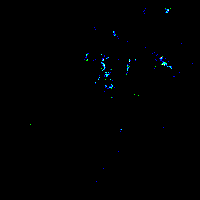
#> input picture _pyfibre/addons/shg_pl_trans/tests/fixtures/test-pyfibre-pl-Stack.tif, 200 x 200 px; its folder holds only this picture in this run
$ python -i extraction.py   (imports and definitions only)   (older library calls are emulated)
#> lines starting #> are read from the running program, lines starting #| are printed output that depends on the picture; after the words box and inside, x2 and y2 are one past the last pixel; in counts of white or black regions, pixels touching at a corner belong together
### pyfibre/tools/preprocessing.py
"""
PyFibre
Preprocessing Library

Created by: Frank Longford
Created on: 18/02/2019

Last Modified: 18/02/2019
"""
import logging
import numpy as np

from skimage.restoration import denoise_nl_means, estimate_sigma
from skimage.exposure import rescale_intensity

logger = logging.getLogger(__name__)


# [27 lines left out: function clip_intensities, not called in this run]


def nl_means(image, p_denoise=(5, 35)):
	"""
	Non-local means denoise algorithm using estimate of Gaussian noise

	Parameters
	----------

	image:  array_like (float); shape=(n_y, n_x)
		Image to pre-process

	p_denoise: tuple (float); shape=(2,)
		Parameters for non-linear means denoise algorithm (used to remove noise)

	Returns
	-------

	image:  array_like (float); shape=(n_y, n_x)
		Pre-processed image

	"""

	sigma = estimate_sigma(image)
	image = denoise_nl_means(image, patch_size=p_denoise[0], patch_distance=p_denoise[1],
				fast_mode=True, h = 1.2 * sigma, sigma=sigma, multichannel=False)

	return image

### pyfibre/tools/filters.py
import numpy as np

from scipy.ndimage.filters import gaussian_filter

from skimage.feature import structure_tensor, hessian_matrix
from skimage.filters import apply_hysteresis_threshold, sato
from skimage.filters import threshold_li, threshold_isodata, threshold_mean


# [4 lines left out: function gaussian, not called in this run]


def tubeness(image, sigma_max=3):

	"""
	H_elems = hessian_matrix(image, order="xy", sigma=sigma, mode='reflect')
	H_eigen = hessian_matrix_eigvals(H_elems)
	tube = np.where(H_eigen[1] < 0, abs(H_eigen[1]), 0)
	"""

	tube = sato(image, sigmas=range(1, sigma_max+1), black_ridges=False)

	return tube


def hysteresis(image, alpha=1.0):
	""

	low = np.min([alpha * threshold_mean(image), threshold_li(image)])
	high = threshold_isodata(image)

	threshold = apply_hysteresis_threshold(image, low, high)

	return threshold


# [190 lines left out: functions derivatives, form_nematic_tensor, form_structure_tensor, form_hessian_tensor, get_curvature, not called in this run]

### pyfibre/utilities.py
"""
ColECM: Collagen ExtraCellular Matrix Simulation
UTILITIES ROUTINE

Created by: Frank Longford
Created on: 01/11/2015

Last Modified: 12/04/2018
"""
from functools import wraps
import logging
import time
from stevedore import ExtensionManager

import numpy as np

logger = logging.getLogger(__name__)

SQRT3 = np.sqrt(3)

SQRT2 = np.sqrt(2)

SQRTPI = np.sqrt(np.pi)

IMAGE_MAX = 255.99999


class NoiseError(Exception):

    # [5 lines left out: function __init__, not called in this run]


class NotSupportedError(Exception):

    message = "Method not supported by class"


# [12 lines left out: function logo, not called in this run]


def numpy_remove(list1, list2):
    """
    numpy_remove(list1, list2)

    Deletes overlapping elements of list2 from list1
    """

    return np.delete(list1, np.where(np.isin(list1, list2)))


# [55 lines left out: functions unit_vector, label_set, nanmean, not called in this run]


def ring(image, index, sizes, value):

    index = np.array(index)
    sizes = np.array(sizes)

    for size in sizes:
        indices = np.concatenate((index - size, index + size))

        if indices[0] >= 0:
            start = max([indices[1], 0])
            end = min([indices[3], image.shape[1]]) + 1
            image[indices[0], start: end] = value

        if indices[2] < image.shape[0]:
            start = max([indices[1], 0])
            end = min([indices[3], image.shape[1]]) + 1
            image[indices[2], start: end] = value

        if indices[1] >= 0:
            start = max([indices[0], 0])
            end = min([indices[2], image.shape[0]]) + 1
            image[start: end, indices[1]] = value

        if indices[3] < image.shape[1]:
            start = max([indices[0], 0])
            end = min([indices[2], image.shape[0]]) + 1
            image[start: end, indices[3]] = value

    return image


def clear_border(image, thickness=1):

    for i in range(thickness):
        image[:, 0 + i] = 0
        image[0 + i, :] = 0
        image[:, -(1 + i)] = 0
        image[-(1 + i), :] = 0

    return image


# [77 lines left out: functions flatten_list, matrix_split, load_plugins, log_time, not called in this run]

### pyfibre/tools/extraction.py
import networkx as nx
import numpy as np
import time
import logging

from scipy.spatial.distance import cdist
from scipy.ndimage import distance_transform_edt
from scipy.ndimage.filters import gaussian_filter

from skimage.morphology import local_maxima, remove_small_objects
from skimage.transform import rescale
from skimage.exposure import equalize_adapthist

from pyfibre.utilities import ring, numpy_remove, clear_border
from pyfibre.tools.filters import tubeness, hysteresis
from pyfibre.tools.preprocessing import nl_means

logger = logging.getLogger(__name__)


def check_2D_arrays(array1, array2, thresh=1):
    "return indices where values of array1 are within thresh distance of array2"

    array1_mat = np.tile(array1, (1, array2.shape[0]))\
                    .reshape(array1.shape[0], array2.shape[0], 2)
    array2_mat = np.tile(array2, (array1.shape[0], 1))\
                    .reshape(array1.shape[0], array2.shape[0], 2)

    diff = np.sum((array1_mat - array2_mat)**2, axis=2)
    array1_indices = np.argwhere(diff <= thresh**2)[:,0]
    array2_indices = np.argwhere(diff <= thresh**2)[:,1]

    return array1_indices, array2_indices


def distance_matrix(node_coord):
    "calculate distances between each index value of node_coord"

    node_coord_matrix = np.tile(node_coord, (node_coord.shape[0], 1))
    node_coord_matrix = node_coord_matrix.reshape(
        node_coord.shape[0], node_coord.shape[0], node_coord.shape[1])
    d_node = node_coord_matrix - np.transpose(node_coord_matrix, (1, 0, 2))
    r2_node = np.sum(d_node**2, axis=2)

    return d_node, r2_node


def reduce_coord(coord, values, thresh=1):
    """
    Find elements in coord that lie within thresh distance of eachother. Remove
    element with lowest corresponding value.
    """

    if coord.shape[0] <= 1: return coord

    thresh = np.sqrt(2 * thresh**2)
    r_coord = cdist(coord, coord)

    del_coord = np.argwhere((r_coord <= thresh) - np.identity(coord.shape[0]))
    del_coord = del_coord[np.arange(0, del_coord.shape[0], 2)]
    indices = np.stack((values[del_coord[:,0]],
                        values[del_coord[:,1]])).argmax(axis=0)
    del_coord = [a[i] for a, i in zip(del_coord, indices)]

    coord = np.delete(coord, del_coord, 0)

    return coord


def cos_sin_theta_2D(vector, r_vector):
    """
    cos_sin_theta_2D(vector, r_vector)

    Returns cosine and sine of angles of intersecting vectors betwen even and odd indicies

    Parameters
    ----------

    vector:  array_like, (float); shape=(n_vector, n_dim)
        Array of displacement vectors between connecting beads

    r_vector: array_like, (float); shape=(n_vector)
        Array of radial distances between connecting beads

    Returns
    -------

    cos_the:  array_like (float); shape=(n_vector/2)
        Cosine of the angle between each pair of displacement vectors

    sin_the: array_like (float); shape=(n_vector/2)
        Sine of the angle between each pair of displacement vectors

    r_prod: array_like (float); shape=(n_vector/2)
        Product of radial distance between each pair of displacement vectors
    """

    n_vector = vector.shape[0]
    n_dim = vector.shape[1]

    temp_vector = np.reshape(vector, (n_vector // 2, 2, n_dim))

    "Calculate |rij||rjk| product for each pair of vectors"
    r_prod = np.prod(np.reshape(r_vector, (n_vector // 2, 2)), axis = 1)

    "Form dot product of each vector pair rij*rjk in vector array corresponding to an angle"
    dot_prod = np.sum(np.prod(temp_vector, axis=1), axis=1)

    "Calculate cos(theta) for each angle"
    cos_the = dot_prod / r_prod

    return cos_the


def new_branches(image, coord, ring_filter, max_thresh=0.2):
    "Find local maxima in image within max_thresh of coord, exlcuding pixels in ring filter"

    filtered = image * ring_filter
    branch_coord = np.argwhere(local_maxima(filtered) * image >= max_thresh)
    branch_coord = reduce_coord(
        branch_coord, image[branch_coord[:, 0], branch_coord[:, 1]])

    n_branch = branch_coord.shape[0]
    branch_vector = np.tile(coord, (n_branch, 1)) - branch_coord
    branch_r = np.sqrt(np.sum(branch_vector**2, axis=1))

    return branch_coord, branch_vector, branch_r


def branch_angles(direction, branch_vector, branch_r):

    n_branch = branch_vector.shape[0]
    dir_vector = np.tile(direction, (n_branch, 1))
    dir_r = np.ones(n_branch)

    combined_vector = np.hstack((branch_vector, dir_vector)).reshape(n_branch*2, 2)
    combined_r = np.column_stack((branch_r, dir_r)).flatten()
    cos_the = cos_sin_theta_2D(combined_vector, combined_r)

    return cos_the


def transfer_edges(network, source, target):

    for node in list(network.adj[source]):
        network.remove_edge(node, source)
        if node != source:
            network.add_edge(node, target)
            network[node][target]['r'] = np.sqrt(
                ((network.nodes[target]['xy'] - network.nodes[node]['xy'])**2).sum())


class Fibre(nx.Graph):

    # [12 lines left out: function __init__, not called in this run]


def grow(fibre, image, network, tot_node_coord, lmp_thresh,
         theta_thresh, r_thresh):
    """
    Grow fibre object along network

    Parameters
    ----------

    fibre: nx.Graph
        Object of class Fibre to be grown in network
    image:  array_like, (float); shape=(nx, ny)
        Image to perform FIRE upon
    network: nx.Graph
        Networkx graph object representing fibre network
    tot_node_coord: array_like
        Array of full coordinates (x, y) of nodes in graph network
    lmp_thresh: float
        Minimum distance pixel threshold to be classed as lmp point
    theta_thresh: float
        Maximum radian deviation of new lmp from fibre trajectory
    r_thresh: float
        Maximum length of edges between nodes
    """

    nuc = network.nodes[fibre]['nuc']
    connect = list(network[fibre].keys())[0]

    start_coord = network.nodes[nuc]['xy']
    end_coord = network.nodes[fibre]['xy']

    ring_filter = ring(np.zeros(image.shape), end_coord, np.arange(2, 3), 1)
    branch_coord, branch_vector, branch_r = new_branches(image, end_coord,
                                             ring_filter, lmp_thresh)
    cos_the = branch_angles(network.nodes[fibre]['direction'], branch_vector, branch_r)
    indices = np.argwhere(abs(cos_the + 1) <= theta_thresh)

    if indices.size == 0:
        network.nodes[fibre]['growing'] = False

        if network[fibre][connect]['r'] <= r_thresh / 10:
            transfer_edges(network, fibre, connect)

        return

    branch_coord = branch_coord[indices]
    branch_vector = branch_vector[indices]
    branch_r = branch_r[indices]

    close_nodes, _ = check_2D_arrays(tot_node_coord, branch_coord, 1)
    close_nodes = numpy_remove(close_nodes, list(network[fibre].keys()))

    if close_nodes.size != 0:

        new_end = close_nodes.min()

        end_coord = network.nodes[connect]['xy']
        new_end_coord = network.nodes[new_end]['xy']

        transfer_edges(network, fibre, new_end)

        network.nodes[fibre]['growing'] = False

    else:
        index = branch_r.argmax()

        new_end_coord = branch_coord[index].flatten()
        new_end_vector = new_end_coord - network.nodes[connect]['xy']
        new_end_r = np.sqrt((new_end_vector**2).sum())

        new_dir_vector = new_end_coord - start_coord
        new_dir_r = np.sqrt((new_dir_vector**2).sum())

        if new_end_r >= r_thresh:

            new_end = network.number_of_nodes()

            network.add_node(new_end)
            network.add_edge(fibre, new_end)

            network.nodes[new_end]['xy'] = new_end_coord
            network.nodes[new_end]['nuc'] = nuc

            network[fibre][new_end]['r'] = np.sqrt(((new_end_coord - end_coord)**2).sum())
            network.nodes[new_end]['direction'] = (new_dir_vector / new_dir_r)

            network.nodes[fibre]['growing'] = False
            network.nodes[new_end]['growing'] = True

        else:
            network.nodes[fibre]['xy'] = new_end_coord
            network[fibre][connect]['r'] = new_end_r
            network.nodes[fibre]['direction'] = (new_dir_vector / new_dir_r)


def FIRE(image, scale=1, alpha=0.5, sigma=0.5, nuc_thresh=2,
         nuc_rad=11, lmp_thresh=0.15, angle_thresh=70, r_thresh=8,
         ):
    """
    FIRE algorithm to extract fibre network

    Parameters
    ----------

    image:  array_like, (float); shape=(nx, ny)
        Image to perform FIRE upon
    sigma: float
        Gaussian standard deviation to filter distance image
    nuc_thresh: float
        Minimum distance pixel threshold to be classed as nucleation point
    nuc_rad: float
        Minimum pixel radii between nucleation points
    lmp_thresh: float
        Minimum distance pixel threshold to be classed as lmp point
    angle_thresh: float
        Maximum angular deviation of new lmp from fibre trajectory
    r_thresh: float
        Maximum length of edges between nodes

    Returns
    -------

    network: nx.Graph
        Networkx graph object representing fibre network

    """

    "Prepare input image to gain distance matrix of foreground from background"

    image_scale = rescale(image, scale, multichannel=False, mode='constant', anti_aliasing=None)
    sigma *= scale

    "Apply tubeness transform to enhance image fibres"
    image_TB = tubeness(image_scale)
    threshold = hysteresis(image_TB, alpha=alpha)
    cleaned = remove_small_objects(threshold, min_size=int(64*scale**2))
    distance = distance_transform_edt(cleaned)
    smoothed = gaussian_filter(distance, sigma=sigma)
    cleared = clear_border(smoothed)

    "Set distance and angle thresholds for fibre iterator"
    nuc_thresh = np.min([nuc_thresh * scale**2, 1E-1 * scale**2 * cleared.max()])
    lmp_thresh = np.min([lmp_thresh * scale**2, 1E-1 * scale**2 * cleared[np.nonzero(cleared)].mean()])
    theta_thresh = np.cos((180-angle_thresh) * np.pi / 180) + 1
    r_thresh = int(r_thresh * scale)
    nuc_rad = int(nuc_rad * scale)

    logger.debug("Maximum distance = {}".format(cleared.max()))
    logger.debug("Mean distance = {}".format(cleared[np.nonzero(cleared)].mean()))
    logger.debug("Using thresholds:\n nuc = {} pix\n lmp = {} pix\n angle = {} deg\n edge = {} pix".format(
            nuc_thresh, lmp_thresh, angle_thresh, r_thresh))

    "Get global maxima for smoothed distance matrix"
    maxima = local_maxima(cleared, connectivity=nuc_rad, allow_borders=True)
    nuc_node_coord = reduce_coord(np.argwhere(maxima * cleared >= nuc_thresh),
                    cleared[np.where(maxima * cleared >= nuc_thresh)], r_thresh)

    "Set up network arrays"
    n_nuc = nuc_node_coord.shape[0]

    logger.debug("No. nucleation nodes = {}".format(n_nuc))

    network = nx.Graph()
    network.add_nodes_from(np.arange(n_nuc))

    "Iterate through nucleation points"
    index_m = n_nuc
    for nuc, nuc_coord in enumerate(nuc_node_coord):

        network.nodes[nuc]['xy'] = nuc_coord
        network.nodes[nuc]['nuc'] = nuc
        network.nodes[nuc]['growing'] = False

        ring_filter = ring(np.zeros(cleared.shape), nuc_coord, [r_thresh // 2], 1)
        lmp_coord, lmp_vectors, lmp_r = new_branches(cleared, nuc_coord, ring_filter,
                                             lmp_thresh)
        n_lmp = lmp_coord.shape[0]

        network.add_nodes_from(index_m + np.arange(n_lmp))
        network.add_edges_from([*zip(nuc * np.ones(n_lmp, dtype=int),
                         index_m + np.arange(n_lmp))])

        iterator = zip(lmp_coord, lmp_vectors, lmp_r, index_m + np.arange(n_lmp))

        for xy, vec, r, lmp in iterator:

            network.nodes[lmp]['xy'] = xy
            network[nuc][lmp]['r'] = r
            network.nodes[lmp]['nuc'] = nuc
            network.nodes[lmp]['growing'] = True
            network.nodes[lmp]['direction'] = -vec / r

        index_m += n_lmp

    n_node = network.number_of_nodes()
    fibre_ends = [i for i in range(n_nuc, n_node) if network.degree[i] == 1]
    fibre_grow = [fibre for fibre in fibre_ends if network.nodes[fibre]['growing']]
    n_fibres = len(fibre_ends)

    logger.debug("No. nodes created = {}".format(n_node))
    logger.debug("No. fibres to grow = {}".format(n_fibres))

    it = 0
    total_time = 0
    while len(fibre_grow) > 0:
        start = time.time()

        tot_node_coord = [network.nodes[node]['xy'] for node in network]
        tot_node_coord = np.stack(tot_node_coord)

        for fibre in fibre_grow:
            grow(fibre, cleared, network, tot_node_coord, lmp_thresh, theta_thresh, r_thresh)

        n_node = network.number_of_nodes()
        fibre_ends = [i for i in range(n_nuc, n_node) if network.degree[i] == 1]
        fibre_grow = [fibre for fibre in fibre_ends if network.nodes[fibre]['growing']]

        it += 1
        end = time.time()
        total_time += end - start

        logger.debug("Iteration {} time = {} s, {} nodes  {}/{} fibres left to grow".format(
            it, round(end - start, 3), n_node, len(fibre_grow), n_fibres))

    for node in network.nodes(): network.nodes[node]['xy'] = np.array(network.nodes[node]['xy'] // scale, dtype=int)
    for edge in network.edges(): network.edges[edge]['r'] *= 1. / scale

    "Remove all nodes with no edges to help with distance matrix calculation memory"
    network.remove_nodes_from(list(nx.isolates(network)))
    mapping = dict(zip(network.nodes, np.arange(network.number_of_nodes())))
    network = nx.relabel_nodes(network, mapping)

    logger.debug("Checking for redundant nodes")
    checking = True
    r2_min = 4

    while checking:
        "Calculate distances between each node"
        node_coord = [network.nodes[i]['xy'] for i in network.nodes()]
        node_coord = np.stack(node_coord)
        d_coord, r2_coord = distance_matrix(node_coord)

        "Deal with one set of coordinates"
        upper_diag = np.triu_indices(r2_coord.shape[0])
        r2_coord[upper_diag] = r2_min

        "Find nodes in the same location"
        duplicate_nodes = np.where(r2_coord < r2_min)
        checking = (duplicate_nodes[0].size > 0)

        "Iterate through each duplicate and transfer edges on to most connected"
        for node1, node2 in zip(*duplicate_nodes):
            if network.degree[node1] > network.degree[node2]: transfer_edges(network, node1, node2)
            elif network.degree[node1] + network.degree[node2] != 0: transfer_edges(network, node2, node1)

        "Remove all nodes with no edges"
        network.remove_nodes_from(list(nx.isolates(network)))
        mapping = dict(zip(network.nodes, np.arange(network.number_of_nodes())))
        network = nx.relabel_nodes(network, mapping)

    "Remove graph components containing either only 1 node with 1 edge or 1 node with more than 1 edge"
    node_remove_list = []
    for i, component in enumerate(nx.connected_components(network)):
        subgraph = network.subgraph(component)
        edge_count = np.array([subgraph.degree[node] for node in subgraph], dtype=int)
        graph_check = np.sum(edge_count > 1) > 1
        graph_check *= np.sum(edge_count == 1) > 1
        if not graph_check: node_remove_list += list(subgraph.nodes())

    network.remove_nodes_from(node_remove_list)

    mapping = dict(zip(network.nodes, np.arange(network.number_of_nodes())))
    network = nx.relabel_nodes(network, mapping)

    return network


# [148 lines left out: functions get_edge_list, simplify_network, fibre_assignment, not called in this run]


def network_extraction(image_shg, network_name='network', scale=1.0, sigma=0.75, alpha=0.5,
            p_denoise=(5, 35)):
    """
    Extract fibre network using modified FIRE algorithm
    """

    logger.debug("Applying AHE to SHG image")
    image_shg = equalize_adapthist(image_shg)
    logger.debug("Performing NL Denoise using local windows {} {}".format(*p_denoise))
    image_nl = nl_means(image_shg, p_denoise=p_denoise)

    "Call FIRE algorithm to extract full image network"
    logger.debug("Calling FIRE algorithm using image scale {}  alpha  {}".format(scale, alpha))
    network = FIRE(image_nl, scale=scale, sigma=sigma, alpha=alpha)
    nx.write_gpickle(network, network_name + "_graph.pkl")

    #else: network = nx.read_gpickle(network_name + "_graph.pkl")

    logger.debug("Extracting and simplifying fibre networks from graph")
    n_nodes = []
    networks = []
    networks_red = []
    fibres = []
    for i, component in enumerate(nx.connected_components(network)):
        subgraph = network.subgraph(component)

        fibre = fibre_assignment(subgraph)

        if len(fibre) > 0:
            n_nodes.append(subgraph.number_of_nodes())
            networks.append(subgraph)
            networks_red.append(simplify_network(subgraph))
            fibres.append(fibre)

    "Sort segments ranked by network size"
    indices = np.argsort(n_nodes)[::-1]

    sorted_networks = [networks[i] for i in indices]
    sorted_networks_red = [networks_red[i] for i in indices]
    sorted_fibres = [fibres[i] for i in indices]

    return sorted_networks, sorted_networks_red, sorted_fibres

>>> import cv2
>>> picture = cv2.imread('../../_pyfibre/addons/shg_pl_trans/tests/fixtures/test-pyfibre-pl-Stack.tif', cv2.IMREAD_GRAYSCALE)
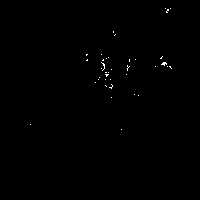
#> picture: shape (200, 200); values 0 (black) and 1 (white), 0.26% white in thin lines or dots, all inside (x1, y1, x2, y2) = (30, 8, 172, 130)
>>> result = network_extraction(picture)
#> in nl_means, `sigma = estimate_sigma(image)`: sigma = 2.79e-37
#> in hysteresis, `low = np.min([alpha * threshold_mean(image), threshold_li(image)])`: low = 0.00123
#> in hysteresis, `high = threshold_isodata(image)`: high = 0.0604
#> in hysteresis, `threshold = apply_hysteresis_threshold(image, low, high)`:
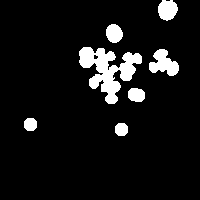
#> threshold: shape (200, 200) bool; 8% white; 7 white regions, largest, box (x1, y1, x2, y2) and area: (79, 47, 142, 104) 1649, (149, 49, 179, 76) 484, (158, 0, 178, 21) 321
#> in FIRE, `distance = distance_transform_edt(cleaned)`:
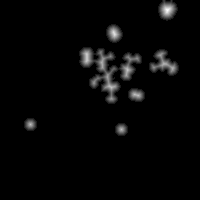
#> distance: shape (200, 200) float64; min 0, max 9.22, mean 0.235; drawn with min black and max white
#> in FIRE, `nuc_thresh = np.min([nuc_thresh * scale**2, 1E-1 * scale**2 * cleared...`: nuc_thresh = 0.873
#> in FIRE, `lmp_thresh = np.min([lmp_thresh * scale**2, 1E-1 * scale**2 * cleared[..`: lmp_thresh = 0.15
#> in FIRE, `maxima = local_maxima(cleared, connectivity=nuc_rad, allow_borders=True)`:
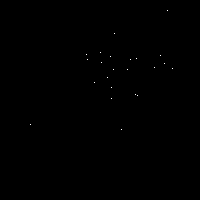
#> maxima: shape (200, 200) bool; 0.06% white in thin lines or dots, all inside (x1, y1, x2, y2) = (30, 10, 173, 130)
#> (the rest of the program and of its run is left out)
